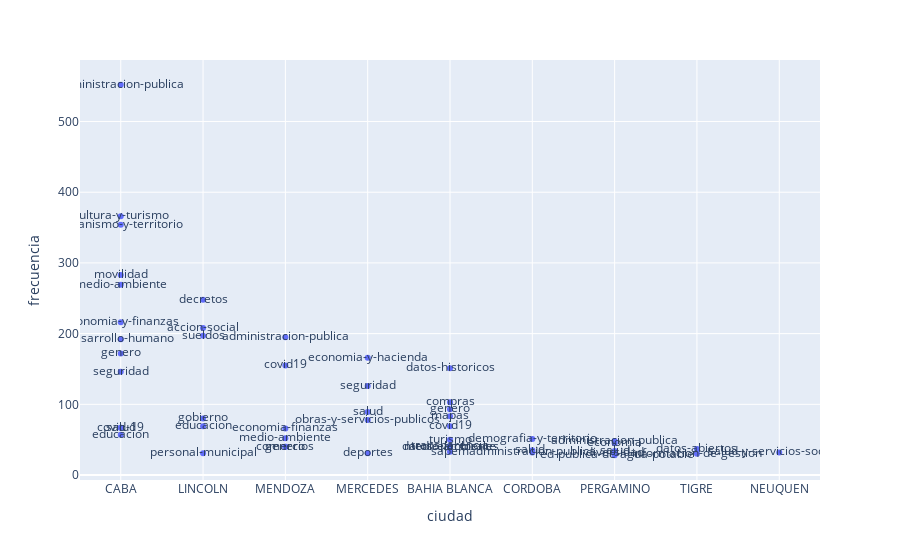

Notebook code cell kept with this figure:
### Code cell
agrupado_grupos = matriz_completa_GRUPOS.groupby(by=['grupo','LUGAR']).size().reset_index().sort_values(by=0,ascending=False)

agrupado_grupos.columns = ['grupo','ciudad','frecuencia']

figura = px.scatter(agrupado_grupos[:50],x='ciudad',y='frecuencia',text='grupo')


figura.show()

### Figure 1 — Plotly figure (JSON) as saved in the notebook; plotly's stock layout.template omitted (floating-point values rounded to 4 significant figures)
{"data": [{"hovertemplate": "ciudad=%{x}<br>frecuencia=%{y}<br>grupo=%{text}<extra></extra>", "legendgroup": "", "marker": {"color": "#636efa", "symbol": "circle"}, "mode": "markers+text", "name": "", "orientation": "v", "showlegend": false, "text": ["administracion-publica", "cultura-y-turismo", "urbanismo-y-territorio", "movilidad", "medio-ambiente", "decretos", "economia-y-finanzas", "accion-social", "sueldos", "administracion-publica", "desarrollo-humano", "genero", "economia-y-hacienda", "covid19", "datos-historicos", "seguridad", "seguridad", "compras", "genero", "salud", "mapas", "gobierno", "obras-y-servicios-publicos", "educacion", "covid19", "covid-19", "salud", "economia-finanzas", "educacion", "medio-ambiente", "demografia-y-territorio", "turismo", "administracion-publica", "economia", "transparencia", "genero", "comercios", "datos-electorales", "medio-ambiente", "datos-abiertos", "salud-", "salud", "sapem", "administracion-publica", "salud-y-servicios-sociales", "diversidad", "deportes", "personal-municipal", "informacion-de-gestion", "red-publica-de-agua-potable"], "type": "scatter", "x": ["CABA", "CABA", "CABA", "CABA", "CABA", "LINCOLN", "CABA", "LINCOLN", "LINCOLN", "MENDOZA", "CABA", "CABA", "MERCEDES", "MENDOZA", "BAHIA BLANCA", "CABA", "MERCEDES", "BAHIA BLANCA", "BAHIA BLANCA", "MERCEDES", "BAHIA BLANCA", "LINCOLN", "MERCEDES", "LINCOLN", "BAHIA BLANCA", "CABA", "CABA", "MENDOZA", "CABA", "MENDOZA", "CORDOBA", "BAHIA BLANCA", "PERGAMINO", "PERGAMINO", "BAHIA BLANCA", "MENDOZA", "MENDOZA", "BAHIA BLANCA", "BAHIA BLANCA", "TIGRE", "CORDOBA", "PERGAMINO", "BAHIA BLANCA", "CORDOBA", "NEUQUEN", "PERGAMINO", "MERCEDES", "LINCOLN", "TIGRE", "PERGAMINO"], "xaxis": "x", "y": [552, 366, 354, 283, 269, 248, 216, 208, 197, 195, 192, 172, 166, 155, 151, 146, 126, 103, 93, 89, 83, 80, 78, 69, 69, 67, 67, 66, 57, 52, 51, 50, 48, 45, 41, 40, 40, 40, 39, 37, 35, 34, 33, 32, 32, 31, 31, 31, 30, 28], "yaxis": "y"}], "layout": {"legend": {"tracegroupgap": 0}, "margin": {"t": 60}, "xaxis": {"anchor": "y", "domain": [0, 1], "title": {"text": "ciudad"}}, "yaxis": {"anchor": "x", "domain": [0, 1], "title": {"text": "frecuencia"}}}}
